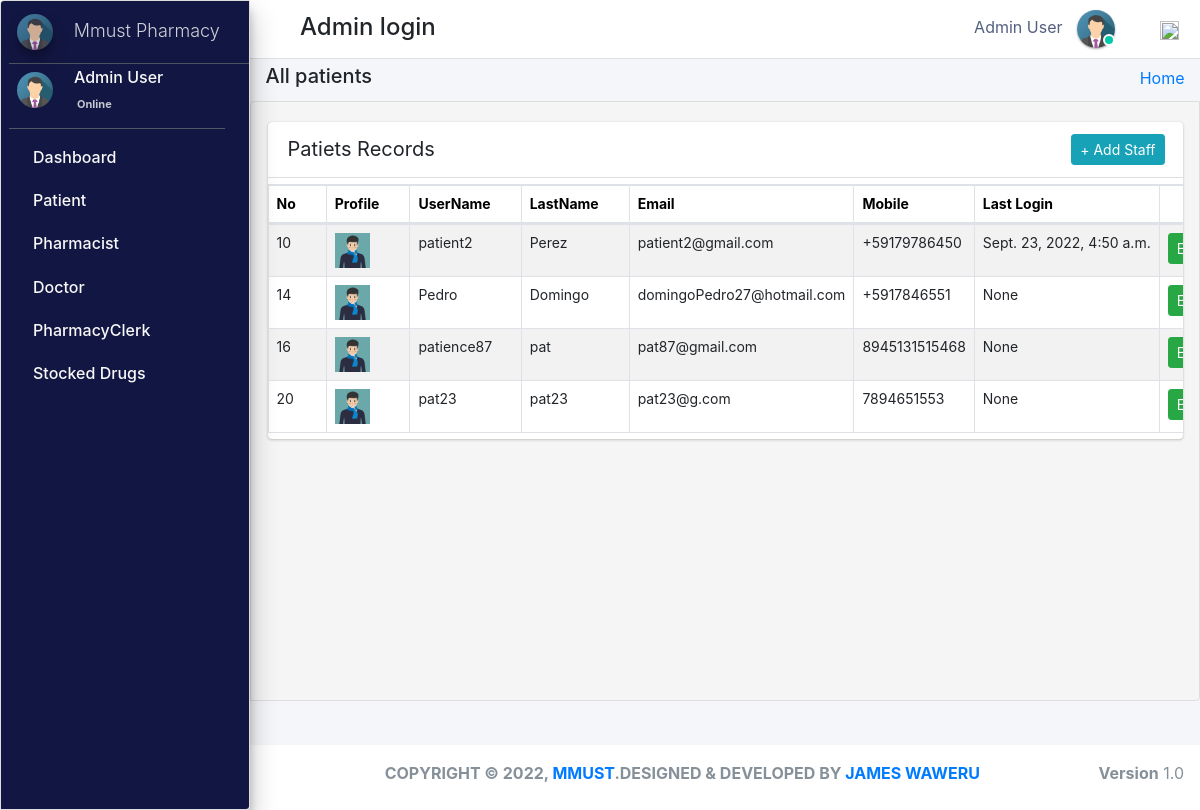
/admin_user/all_patients/ (signed in), run on the app's committed database.
### pharmacy/models.py (models this page shows, shortened)
class CustomUser(AbstractUser):
    user_type_data = ((1, "AdminHOD"), (2, "Pharmacist"), (3, "Doctor"), (4, "PharmacyClerk"),(5, "Patients"))
    user_type = models.CharField(default=1, choices=user_type_data, max_length=10)

class AdminHOD(models.Model):
    gender_category=(
        ('Male','Male'),
        ('Female','Female'),
    )
    admin = models.OneToOneField(CustomUser,null=True, on_delete = models.CASCADE)
    emp_no= models.CharField(max_length=100,null=True,blank=True)
    gender=models.CharField(max_length=100,null=True,choices=gender_category)
    mobile=models.CharField(max_length=10,null=True,blank=True)
    address=models.CharField(max_length=300,null=True,blank=True)
    profile_pic=models.ImageField(default="admin.png",null=True,blank=True)
    created_at = models.DateTimeField(auto_now_add=True)
    updated_at = models.DateTimeField(auto_now=True)
    date_employed=models.DateTimeField(auto_now_add=True, auto_now=False)
    objects = models.Manager()

class Patients(models.Model):
    gender_category=(
        ('Male','Male'),
        ('Female','Female'),
    )
    admin = models.OneToOneField(CustomUser,null=True, on_delete = models.CASCADE)
    reg_no=models.CharField(max_length=30,null=True,blank=True,unique=True)
    gender=models.CharField(max_length=7,null=True,blank=True,choices=gender_category)
    first_name=models.CharField(max_length=20,null=True,blank=True)
    last_name=models.CharField(max_length=20,null=True,blank=True)
    dob=models.DateTimeField(auto_now_add= False, auto_now=False,null=True,blank=True)
    phone_number=models.CharField(max_length=10,null=True,blank=True)
    profile_pic=models.ImageField(default="patient.jpg",null=True,blank=True)
    age= models.IntegerField(default='0', blank=True, null=True)
    address=models.CharField(max_length=300,null=True,blank=True)
    date_admitted=models.DateTimeField(auto_now_add=True, auto_now=False)
    last_updated = models.DateTimeField(auto_now_add=False, auto_now=True)

### pharmacy/HODViews.py (the view, shortened to what this page needs)
# urls.py: path('admin_user/all_patients/',HODViews.allPatients,name='all_patients'),
def all_patients(request):
    form = PatientSearchForm1(request.POST or None)
    patients = Patients.objects.all()
    context = {
        "patients": patients,
        "form": form,
        "title": "Admitted Patients"
    }
    return render(request, 'hod_templates/admited_patients.html', context)

### pharmacy/templates/hod_templates/admited_patients.html (shortened to what this page needs)
{% extends 'hod_templates/base_template.html'%}
{% load static %}
{% block page_title %}
<h5>All patients</h5>
{% endblock page_title %}
{% block main_content %}
<section class="content">
    <div class="row">
        <div class="col-md-12 px-3">
            <div class="card card-primar sc">
                <div class="card-header">
                    <span>Patiets Records</span>
                   <div class="card-tools d-flex">
                <a class="btn btn-sm btn-info mr-2" href="{% url 'patient_form' %}" role="button">+ Add Staff</a>
            </div>
                </div>
                <table  class="table table-bordered table-hover dataTable" id="plist">
                    <thead>
                            <tr>
                                    <th>No</th>
                                    <th>Profile</th>
                                    <th>UserName</th>
                                    <th>LastName</th>
                                    <th>Email</th>
                                    <th>Mobile</th>
                                     <th>Last Login</th>
                                     <th class="text-center">Action</th>
                            </tr>
                    </thead>
                    <tbody>
                            {% for patient in patients %}
                            <tr class="hov"> <td>{{patient.admin.id}}</td>
                                <td> <img src="{{patient.profile_pic.url}}" class="" width="35" height="35" alt=""></td>
                                <td>{{patient.admin}}</td>
                                <td>{{patient.admin.last_name}}</td>
                                <td>{{patient.admin.email}}</td>
                                <td>{{patient.phone_number}}</td>
                                <td>{{patient.admin.last_login}}</td>
                                <td><a href="{% url 'edit_patient' patient.admin.id %}" class="btn btn-sm btn-success">Edit</a>
                                    <a href="{% url 'patient_record' patient.id %}" class="btn btn-sm btn-warning">View</a></td>
                            </tr>
                            {% endfor %}
                    </tbody>
                </table>
            </div>
        </div>
    </div>
</section>
{% endblock %}

### pharmacy/templates/hod_templates/base_template.html (shortened to what this page needs)
{% extends 'base_file.html' %} {% block htm %}
<body class="hold-transition sidebar-mini layout-fixed">
    <div class="wrapper">
        <nav class="main-header navbar navbar-expand navbar-white navbar-light">
            <ul class="navbar-nav">
                <li class="nav-item">
                    <a class="nav-link" data-widget="pushmenu" href="#" role="button"><em class="fas fa-bars"></em> </a>
                </li>
            </ul>
            <h4 style="margin-left: 10px; margin-top: 5px;">Admin login </h4>
            <ul class="navbar-nav ml-auto">
                <li class="mx-3">
                    <a href="#" class="sm-submenu-with-image a">
                        <span>{{user.first_name}}  {{user.last_name}}</span>
                        <img src="{{request.user.adminhod.profile_pic.url}}" class="img-circle elevation-1" width="38" height="38" alt="">
                        <span class="avatar-status avatar-sm-status avatar-status-success"></span>
                    </a>
                </li>
                <li class="nav-item dropdown ml-3 low">
                    <a href="#" class="btn btn-outlined btn-black text-muted bg-transparent " data-toggle="dropdown" aria-expanded="false" data-wow-delay="0.7s"><img src="https://img.icons8.com/ios/50/000000/settings.png" width="19" height="19">
                    </a>
                </li>
            </ul>
        </nav>
        {% include 'hod_templates/sidebar.html'%}
        <div class="content-wrapper">
            <div class="content-header">
                <div class="container-fluid">
                    <div class="row ">
                        <div class="col-sm-6">
                            <h1 class="m-0 text-dark">
                                {% block page_title %} {% endblock page_title %}
                            </h1>
                        </div>
                        <div class="col-sm-6 ">
                            <ol class="breadcrumb float-sm-right">
                                <li class="breadcrumb-item"><a href="">Home</a></li>
                            </ol>
                        </div>
                    </div>
                </div>
            </div>
            {% block main_content %} {% endblock main_content %}
        </div>
        {% include 'hod_templates/footer.html'%}
    </div>
    {% endblock htm %}

### pharmacy/templates/hod_templates/sidebar.html (shortened to what this page needs)
<aside class="main-sidebar sidebar-dark-primary elevation-4">
    <a href="" class="brand-link ml-2">
        <img src="{{request.user.adminhod.profile_pic.url}}" alt="" width="36" height="36" class=" img-circle elevation-3" style="opacity: .8">
        <span class="brand-text font-weight-light mt-1 ml-3 mmust">Mmust Pharmacy</span>
    </a>
    <div class="sidebar">
        <div class="user-panel mr-3">
            <div class="pull-left image sm-submenu-with-image a ml-2 ">
                <img src="{{request.user.adminhod.profile_pic.url}}" class="img-circle mt-2" width="36" height="36" alt="User Image">
            </div>
            <div class="pull-left info">
                <p>{{user.first_name}} {{user.last_name}}</p>
                <a href="#"><em class="fa fa-circle text-success "></em>  Online</a>
            </div>
        </div>
        <nav class="mt-2">
            <ul class="nav nav-pills nav-sidebar flex-column" data-widget="treeview" role="menu" data-accordion="false">
                <li class="nav-item">
                    <a href="{% url  'admin_dashboard' %}" class="nav-link">
                        <p>
                            Dashboard
                        </p>
                    </a>
                </li>
                <li class="nav-item">
                    <a href="#" class="nav-link">
                        <p>
                            Patient
                        </p>
                    </a>
                </li>
                <li class="nav-item">
                    <a href="#" class="nav-link">
                        <p>
                            Pharmacist
                        </p>
                    </a>
                </li>
                <li class="nav-item">
                    <a href="#" class="nav-link">
                        <p>
                            Doctor
                        </p>
                    </a>
                </li>
                <li class="nav-item">
                    <a href="#" class="nav-link">
                        <p>
                            PharmacyClerk
                        </p>
                    </a>
                </li>
                <li class="nav-item">
                    <a href="#" class="nav-link">
                        <p>
                            Stocked Drugs
                        </p>
                    </a>
                </li>
            </ul>
        </nav>
    </div>
</aside>

### static/css/main.css (style rules this page uses)
html { font-family: sans-serif; line-height: 1.15; -webkit-text-size-adjust: 100%; -webkit-tap-highlight-color: transparent; }
body { overflow-y: hidden; overflow-x: hidden; font-family: -apple-system, BlinkMacSystemFont, "Segoe UI", Roboto, "Helvetica Neue", Arial, "Noto Sans", sans-serif, "Apple Color Emoji", "Segoe UI Emoji", "Segoe UI Symbol", "Noto Color Emoji" !important; }
th { color: rgb(0, 0, 0); font-size: 14px !important; }
.content { background-color: #f5f5f5; border: 1px solid #dddddd; border-radius: 4px 0px 4px 0px; left: -1px; padding: 10px 7px 5px; height: 75vh; overflow-y: scroll; overflow-x: hidden; }
.sc { white-space: nowrap; display: block; overflow-x: hidden !important; }
.content .row { margin-top: 20px !important; }
.main-sidebar { background: #ffffff; border: 1px solid #dddddd; border-radius: 4px 0px 4px 0px; font-weight: bold; background-color: #121642 !important; color: white !important; }
.main-sidebar p { color: #f8f8f8 !important; font-weight: 500 !important }
td { font-size: 14px !important; }
.hov { transition: transform .5s; }
.avatar-status { position: absolute; bottom: 12px; right: 75.4px; display: -ms-inline-flexbox; display: inline-flex; -ms-flex-negative: 0; flex-shrink: 0; -ms-flex-pack: center; justify-content: center; -ms-flex-align: center; align-items: center; white-space: nowrap; text-align: center; vertical-align: baseline; font-weight: 600; border: .125rem solid #fff; width: 12px; height: 12px; line-height: 1; font-size: .71094rem; border-radius: 50%; }
.avatar-status-success { color: #fff; background-color: #00c9a7; }
.card-header span { font-size: 20px !important; }
.table>tbody>tr>td, .table>tbody>tr>th, .table>tfoot>tr>td, .table>tfoot>tr>th, .table>thead>tr>td, .table>thead>tr>th { padding: 8px; line-height: 1.42857143; vertical-align: top; }
.user-panel>.info { padding: 5px 5px 5px 15px; line-height: 1; position: absolute; left: 55px; }
.pull-left { float: left!important; }
.user-panel>.info>p { font-weight: 600; margin-bottom: 9px; }
p { margin: 0 0 10px; }
.user-panel { padding-bottom: 20px; }
.user-panel:after { clear: both; }
.user-panel:before, .user-panel:after { content: " "; display: table; }
.user-panel>.info>a { text-decoration: none; padding-right: 5px; margin-top: 3px; font-size: 11px; overflow: hidden; white-space: nowrap; }
.mmust { overflow: hidden; white-space: nowrap; font-size: 18px; }
.table { background: white !important; }
.container-fluid { width: 100%; padding-right: 15px; padding-left: 15px; margin-right: auto; margin-left: auto; }
.row { display: flex; flex-wrap: wrap; margin-right: -15px; margin-left: -15px; }
.d-flex { display: flex !important; z-index: 44; }
.table tbody tr:nth-of-type(odd) { background-color: rgba(197, 197, 197, 0.05) !important; }
.img-circle { border-radius: 50%; }
.content-wrapper .content-header { padding: 5px 0.5rem !important; }

### static/css/profile.css (style rules this page uses)
li { list-style-type: none ! }
.navbar-nav span { color: #525f7f !important; margin-right: 10px !important; }
body { font-family: 'Rubik', serif; height: 100% !important; }
.table tbody tr:nth-of-type(odd) { background-color: rgba(0, 0, 0, .05) !important; }

### data on the page
CustomUser: first_name "Admin", last_name "User", user.adminhod.profile_pic (picture)
Patients: admin.id "10", profile_pic (picture), admin "patient2", admin.last_name "Perez", admin.email "patient2@gmail.com", phone_number "+59179786450", admin.last_login "Sept. 23, 2022, 4:50 a.m."
Patients: admin.id "14", profile_pic (picture), admin "Pedro", admin.last_name "Domingo", admin.email "domingoPedro27@hotmail.com", phone_number "+5917846551", admin.last_login "None"
Patients: admin.id "16", profile_pic (picture), admin "patience87", admin.last_name "pat", admin.email "pat87@gmail.com", phone_number "8945131515468", admin.last_login "None"
Patients: admin.id "20", profile_pic (picture), admin "pat23", admin.last_name "pat23", admin.email "pat23@g.com", phone_number "7894651553", admin.last_login "None"
